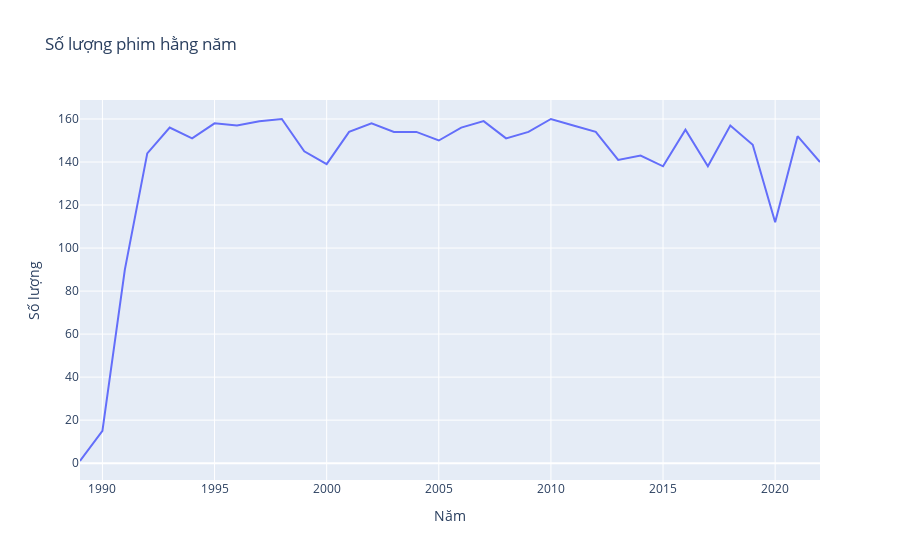

The notebook cell this image was saved under:
### Markdown cell above
### Ngày ra mắt

### Code cell
movies_df['release_date'] = pd.to_datetime(movies_df['release_date'], format='%Y-%m-%d')
film_counts = movies_df['release_date'].dt.year.value_counts().sort_index()

# Create a plot
fig = px.line(x=film_counts.index, y=film_counts.values, 
              labels={'x': 'Năm', 'y': 'Số lượng'},
              title='Số lượng phim hằng năm')

fig.show()

### Figure 1 — Plotly figure (JSON) as saved in the notebook; plotly's stock layout.template omitted (floating-point values rounded to 4 significant figures)
{"data": [{"hovertemplate": "Năm=%{x}<br>Số lượng=%{y}<extra></extra>", "legendgroup": "", "line": {"color": "#636efa", "dash": "solid"}, "marker": {"symbol": "circle"}, "mode": "lines", "name": "", "orientation": "v", "showlegend": false, "type": "scatter", "x": [1989, 1990, 1991, 1992, 1993, 1994, 1995, 1996, 1997, 1998, 1999, 2000, 2001, 2002, 2003, 2004, 2005, 2006, 2007, 2008, 2009, 2010, 2011, 2012, 2013, 2014, 2015, 2016, 2017, 2018, 2019, 2020, 2021, 2022], "xaxis": "x", "y": [1, 15, 90, 144, 156, 151, 158, 157, 159, 160, 145, 139, 154, 158, 154, 154, 150, 156, 159, 151, 154, 160, 157, 154, 141, 143, 138, 155, 138, 157, 148, 112, 152, 140], "yaxis": "y"}], "layout": {"legend": {"tracegroupgap": 0}, "title": {"text": "Số lượng phim hằng năm"}, "xaxis": {"anchor": "y", "domain": [0, 1], "title": {"text": "Năm"}}, "yaxis": {"anchor": "x", "domain": [0, 1], "title": {"text": "Số lượng"}}}}
